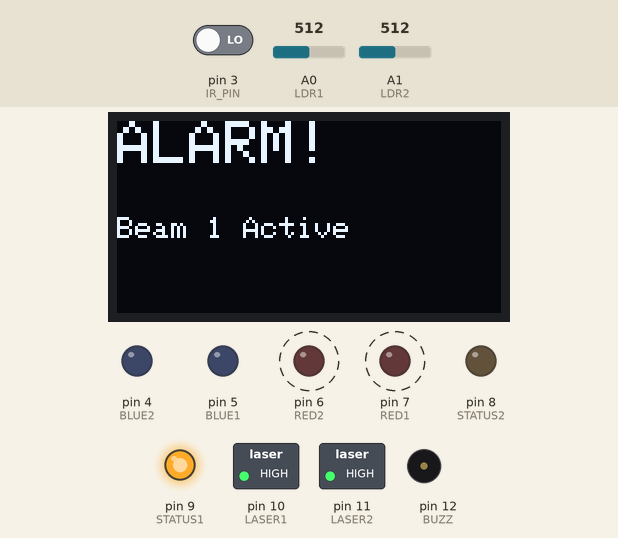
A sketch run on a simulated Arduino Uno, built with avr-gcc and run on an emulated ATmega328P. Parts: 128×64 one-colour display, switched loads named in the sketch (green lamp = pin HIGH), output pins drawn as LEDs (lit = HIGH), buzzer (waves = sounding, pin HIGH). Dashed ring = blinking. The inputs (shaded band) are chosen by the test bench; at power-on: A0 (LDR1) = 512, A1 (LDR2) = 512, pin 3 (IR_PIN) LOW. What the sketch prints to the serial monitor is not drawn.

Above: at 8.7 s.
8.8 s: A0 (LDR1) set to 538
At 11.52 s:
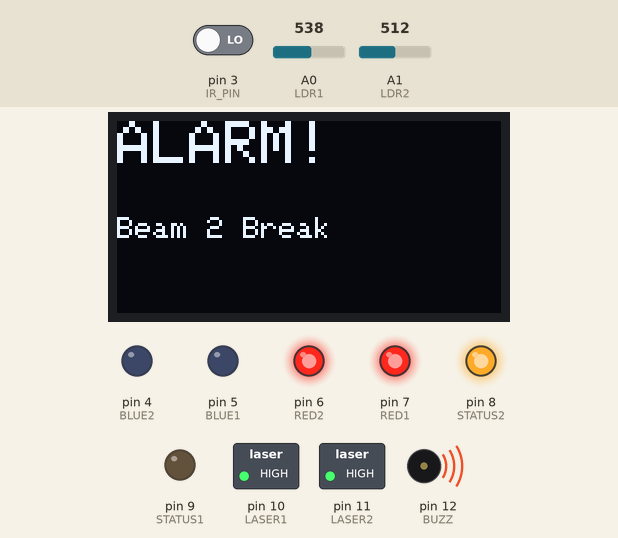
13.2 s: A1 (LDR2) set to 87
16.4 s: A1 (LDR2) set to 76
At 19.8 s:
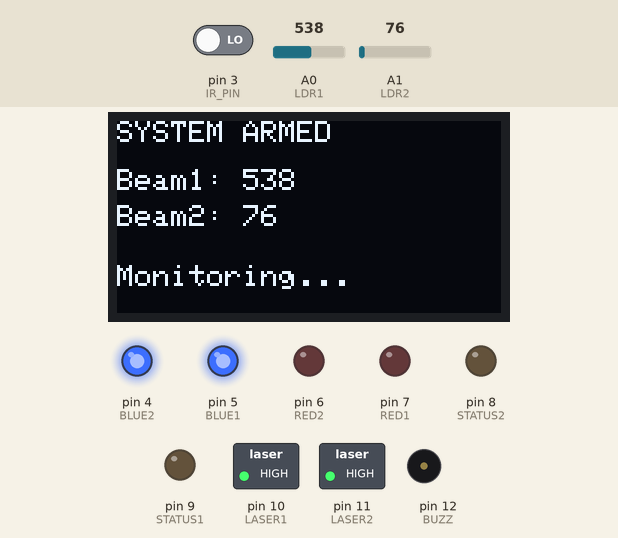
20.5 s: pin 3 (IR_PIN) driven HIGH
At 20.62 s:
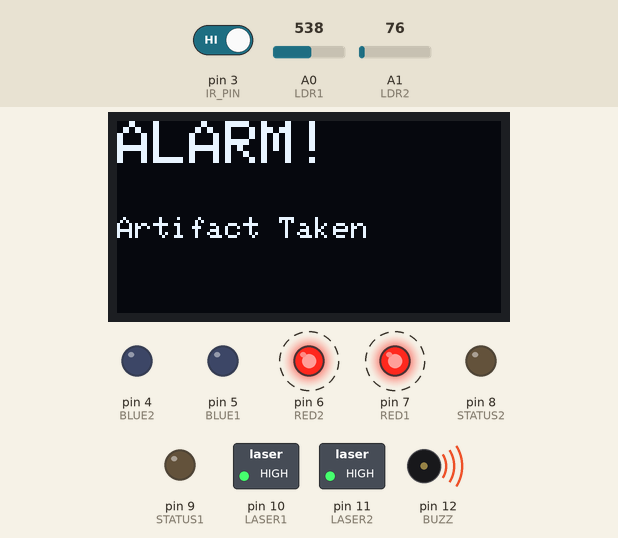
22.3 s: pin 3 (IR_PIN) driven LOW
At 25.2 s:
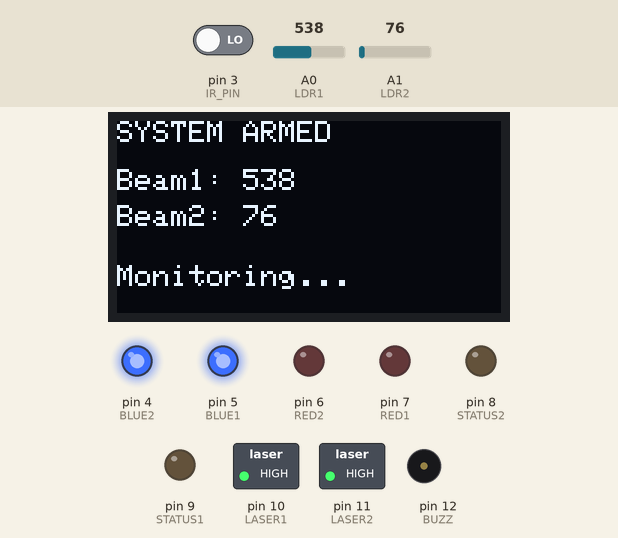
25.8 s: A0 (LDR1) set to 716
At 26.6 s:
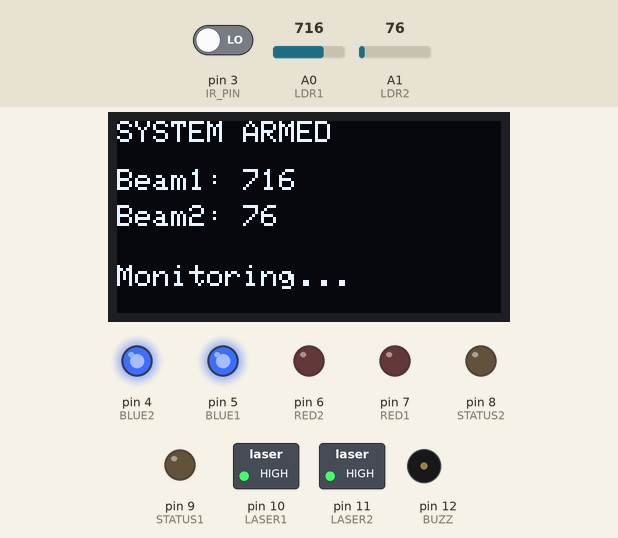
Timing chart, 0 to 28.3 s (numbered marks = the images above; inputs shaded):
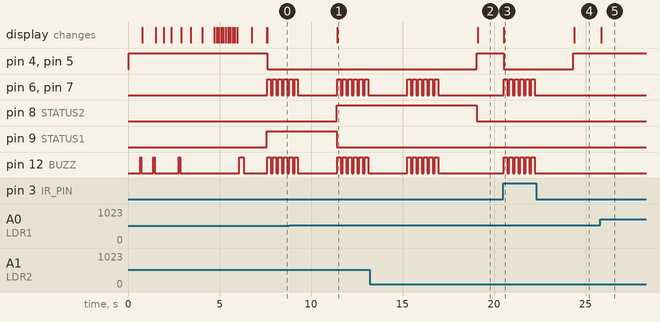

The sketch:

Laser_Intrusion_System.ino
```cpp
#include <Wire.h>
#include <Adafruit_GFX.h>
#include <Adafruit_SSD1306.h>

// ------------------ OLED CONFIG ----------------------
#define SCREEN_WIDTH 128
#define SCREEN_HEIGHT 64
Adafruit_SSD1306 display(SCREEN_WIDTH, SCREEN_HEIGHT, &Wire, -1);

// ------------------ Pins ---------------------
const int IR_PIN = 3;
const int LASER1 = 10;
const int LASER2 = 11;

const int LDR1 = A0;
const int LDR2 = A1;

const int STATUS1 = 9;
const int STATUS2 = 8;

// LEDs
const int BLUE1 = 5;
const int BLUE2 = 4;
const int RED1  = 7;
const int RED2  = 6;


const int BUZZ = 12;

// --- Thresholds
int th1 = 530;   // LDR1 weak beam
int th2 = 80;    // LDR2 strong beam

unsigned long lastAlarmTime = 0;
const unsigned long alarmCooldown = 2000;

void beepShort() {
  digitalWrite(BUZZ, HIGH);
  delay(70);
  digitalWrite(BUZZ, LOW);
  delay(30);
}

void beepLong() {
  digitalWrite(BUZZ, HIGH);
  delay(250);
  digitalWrite(BUZZ, LOW);
  delay(100);
}

void alarmSiren() {
  for (int i = 0; i < 6; i++) {
    digitalWrite(BUZZ, HIGH);
    digitalWrite(RED1, HIGH);
    digitalWrite(RED2, HIGH);
    delay(180);

    digitalWrite(BUZZ, LOW);
    digitalWrite(RED1, LOW);
    digitalWrite(RED2, LOW);
    delay(120);
  }
}

// ------------------ Boot Animation ---------------------
void hackerBoot() {
  display.clearDisplay();
  display.setTextSize(1);
  display.setTextColor(SSD1306_WHITE);

  display.setCursor(0,0);
  display.print(">> Initializing system...");
  display.display(); delay(600); beepShort();

  display.setCursor(0,16);
  display.print(">> Checking sensors...");
  display.display(); delay(600); beepShort();

  display.setCursor(0,26);
  display.print("   LDR1 ........ OK");
  display.display(); delay(400);

  display.setCursor(0,36);
  display.print("   LDR2 ........ OK");
  display.display(); delay(400);

  display.setCursor(0,46);
  display.print("   IR .......... OK");
  display.display(); delay(400); beepShort();

  display.clearDisplay();
  display.setCursor(0,0);
  display.print(">> Booting Kernel 1.9");
  display.display(); delay(500);

  display.setCursor(0,16);
  display.print(">> Establishing Laser");
  display.display(); delay(600);

  display.setCursor(0,26);
  display.print(">> Loading Modules...");
  display.display(); delay(500);

  // Fake progress bar
  for(int i=0; i<120; i+=10){
    display.fillRect(0, 50, i, 10, SSD1306_WHITE);
    display.display();
    delay(100);
  }

  beepLong();
  delay(300);

  display.clearDisplay();
  display.setTextSize(2);
  display.setCursor(0, 20);
  display.print("READY");
  display.display();
  delay(800);
}
void setup() {
  Serial.begin(9600);
  Wire.begin();

  if (!display.begin(SSD1306_SWITCHCAPVCC, 0x3C)) {
    Serial.println("OLED FAILED");
    for (;;);
  }
  display.clearDisplay();
  display.setTextColor(SSD1306_WHITE);

  pinMode(IR_PIN, INPUT);
  pinMode(LASER1, OUTPUT);
  pinMode(LASER2, OUTPUT);

  pinMode(STATUS1, OUTPUT);
  pinMode(STATUS2, OUTPUT);

  pinMode(BLUE1, OUTPUT);
  pinMode(BLUE2, OUTPUT);
  pinMode(RED1, OUTPUT);
  pinMode(RED2, OUTPUT);

  pinMode(BUZZ, OUTPUT);
  digitalWrite(BUZZ, LOW);

  digitalWrite(LASER1, HIGH);
  digitalWrite(LASER2, HIGH);
  digitalWrite(BLUE1, HIGH);
  digitalWrite(BLUE2, HIGH);

  hackerBoot();

  display.clearDisplay();
  display.setTextSize(1);
  display.setCursor(0, 0);
  display.print("SYSTEM ARMED");
  display.setCursor(0, 16);
  display.print("Monitoring...");
  display.display();

  Serial.println("System Running w/ OLED");
}


void triggerAlarm(const char* msg) {
  display.clearDisplay();
  display.setTextSize(2);
  display.setCursor(0, 0);
  display.print("ALARM!");

  display.setTextSize(1);
  display.setCursor(0, 32);
  display.print(msg);
  display.display();

  digitalWrite(BLUE1, LOW);
  digitalWrite(BLUE2, LOW);

  alarmSiren();   // 🔥 SOUND + RED FLASH

  lastAlarmTime = millis();
}

void loop() {

  if (millis() - lastAlarmTime < alarmCooldown) return;

  int irState = digitalRead(IR_PIN);
  int v1 = analogRead(LDR1);
  int v2 = analogRead(LDR2);

  Serial.print("LDR1=");
  Serial.print(v1);
  Serial.print(" | LDR2=");
  Serial.println(v2);

  if (irState == HIGH) {
    triggerAlarm("Artifact Taken");
    return;
  }

  if (v1 < th1) {
    digitalWrite(STATUS1, HIGH);
    triggerAlarm("Beam 1 Active");
    return;
} else {
    digitalWrite(STATUS1, LOW);
}


  if (v2 > th2) {
    digitalWrite(STATUS2, HIGH);
    triggerAlarm("Beam 2 Break");
    return;
  }
  else digitalWrite(STATUS2, LOW);

  digitalWrite(BLUE1, HIGH);
  digitalWrite(BLUE2, HIGH);
  digitalWrite(RED1, LOW);
  digitalWrite(RED2, LOW);

  display.clearDisplay();
  display.setTextSize(1);

  display.setCursor(0, 0);
  display.print("SYSTEM ARMED");

  display.setCursor(0, 16);
  display.print("Beam1: ");
  display.print(v1);

  display.setCursor(0, 28);
  display.print("Beam2: ");
  display.print(v2);

  display.setCursor(0, 48);
  display.print("Monitoring...");
  display.display();
}
```

Measured:
- the behaviour switches between 529 and 530 on A0 (LDR1) (found by bisection; images 0 and 1)
- the behaviour switches between 81 and 80 on A1 (LDR2) (found by bisection; images 1 and 2)
- after the input at 8.8 s, pin 8 (STATUS2): LOW → HIGH after 2.6 s; pin 9 (STATUS1): HIGH → LOW after 2.6 s; the display: changes after 2.6 s (image 1)
- after the input at 16.4 s, pin 4 (BLUE2), pin 5 (BLUE1): LOW → HIGH after 2.7 s; pin 6 (RED2), pin 7 (RED1), pin 12 (BUZZ): goes on until 16.9 s, then stays LOW; pin 8 (STATUS2): HIGH → LOW after 2.7 s; the display: changes after 2.7 s (image 2)
- after the input at 20.5 s, pin 4 (BLUE2), pin 5 (BLUE1): HIGH → LOW at once; pin 6 (RED2), pin 7 (RED1), pin 12 (BUZZ): alternates HIGH for 0.18 s and LOW for 0.12 s, starting at once; the display: changes at once (image 3)
- after the input at 22.3 s, pin 4 (BLUE2), pin 5 (BLUE1): LOW → HIGH after 2.0 s; pin 6 (RED2), pin 7 (RED1), pin 12 (BUZZ): stops changing and stays LOW; the display: changes after 2.1 s (image 4)
- after the input at 25.8 s, the display: changes at once (image 5)
